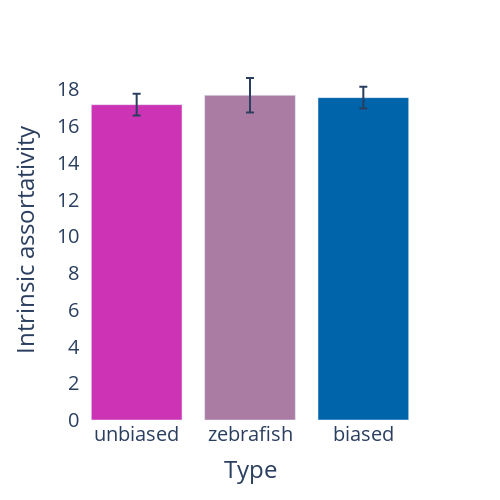

Here is the notebook cell this chart was saved with:
### Code cell
AS['category'] = [str(i) for i in AS.index]
fig = px.bar(AS, 
       x="Type", 
       y="Intrinsic assortativity", 
       color = "Type", 
       error_y = "CI_highIA", 
       error_y_minus = "CI_lowIA", 
       color_discrete_map = {'unbiased': '#cd34b5', 'biased': '#0064ab', 'zebrafish': '#ab7ca3'})

fig.update_layout(paper_bgcolor="white",
                 plot_bgcolor="white",
                 showlegend = False,)

fig.update_layout(
    width=500, 
    height=500,
    font=dict(size=20)
)
fig.write_image('IA_matr.svg')

fig.show()

### Figure 1 — Plotly figure (JSON) as saved in the notebook; plotly's stock layout.template omitted (floating-point values rounded to 4 significant figures)
{"data": [{"alignmentgroup": "True", "error_y": {"array": [0.5871], "arrayminus": [0.5871]}, "hovertemplate": "Type=%{x}<br>Intrinsic assortativity=%{y}<extra></extra>", "legendgroup": "unbiased", "marker": {"color": "#cd34b5", "pattern": {"shape": ""}}, "name": "unbiased", "offsetgroup": "unbiased", "orientation": "v", "showlegend": true, "textposition": "auto", "type": "bar", "x": ["unbiased"], "xaxis": "x", "y": [17.16], "yaxis": "y"}, {"alignmentgroup": "True", "error_y": {"array": [0.9419], "arrayminus": [0.9419]}, "hovertemplate": "Type=%{x}<br>Intrinsic assortativity=%{y}<extra></extra>", "legendgroup": "zebrafish", "marker": {"color": "#ab7ca3", "pattern": {"shape": ""}}, "name": "zebrafish", "offsetgroup": "zebrafish", "orientation": "v", "showlegend": true, "textposition": "auto", "type": "bar", "x": ["zebrafish"], "xaxis": "x", "y": [17.67], "yaxis": "y"}, {"alignmentgroup": "True", "error_y": {"array": [0.5867], "arrayminus": [0.5867]}, "hovertemplate": "Type=%{x}<br>Intrinsic assortativity=%{y}<extra></extra>", "legendgroup": "biased", "marker": {"color": "#0064ab", "pattern": {"shape": ""}}, "name": "biased", "offsetgroup": "biased", "orientation": "v", "showlegend": true, "textposition": "auto", "type": "bar", "x": ["biased"], "xaxis": "x", "y": [17.55], "yaxis": "y"}], "layout": {"barmode": "relative", "font": {"size": 20}, "height": 500, "legend": {"title": {"text": "Type"}, "tracegroupgap": 0}, "margin": {"t": 60}, "paper_bgcolor": "white", "plot_bgcolor": "white", "showlegend": false, "width": 500, "xaxis": {"anchor": "y", "categoryarray": ["unbiased", "zebrafish", "biased"], "categoryorder": "array", "domain": [0, 1], "title": {"text": "Type"}}, "yaxis": {"anchor": "x", "domain": [0, 1], "title": {"text": "Intrinsic assortativity"}}}}
